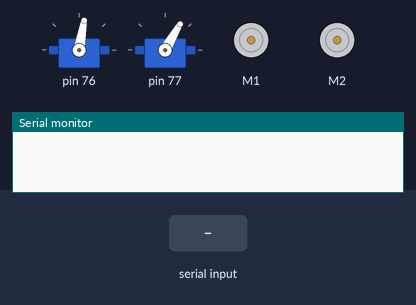
Bench run of a sketch on a simulated Arduino Uno, built with avr-gcc and run on an emulated ATmega328P. Shown: 2 × servo, 2 × DC motor (green arrow = forward, orange = backward, longer = faster), the last lines printed to the serial monitor. Inputs (shaded band) come from the test bench.

Above: at 1.2 s.
1.3 s: "1\n" received over Serial
At 2.1 s:
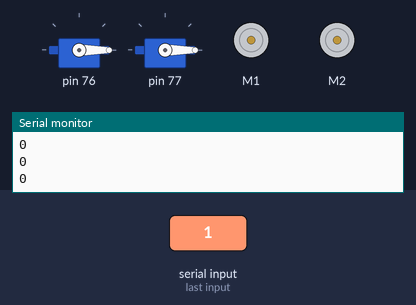
2.8 s: "90/45/200\n" received over Serial
At 3.2 s:
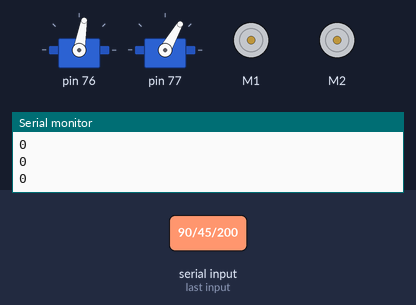
4.3 s: "1/90\n" received over Serial
At 5.5 s:
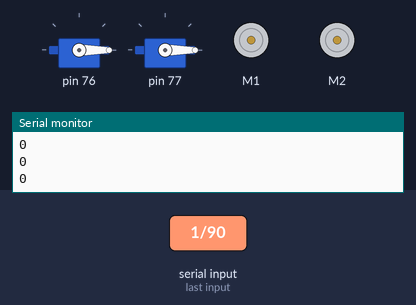
Timing chart, 0 to 7.3 s (numbered marks = the images above; inputs shaded):
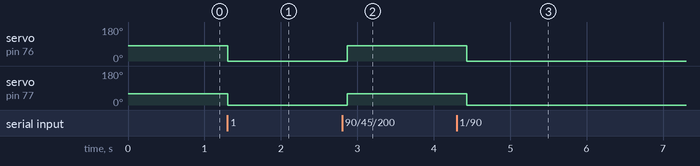

The sketch:

tank.ino
```cpp
#include <Makeblock.h>
#include <Arduino.h>
#include <SoftwareSerial.h>

#include <string.h>
#include <Servo.h>
#include <Wire.h>

#define BUF_SIZE     36
#define INIT_SERVO_0 80
#define INIT_SERVO_1 60
#define TIME_DELAY   130
// Order Array Definition
#define ORDER_ARRAY_SIZE 6
#define ORDER_MAIN       0
#define ORDER_FRAME_X    1
#define ORDER_FRAME_Y    2
#define ORDER_DIRECTION  3
#define ORDER_SERVO_0    4
#define ORDER_SERVO_1    5
// Direction
#define  STOP           0
#define  FRONT          1
#define  FRONT_RIGHT    2
#define  TURN_RIGHT     3
#define  BACK_RIGHT     4
#define  BACK           5
#define  BACK_LEFT      6
#define  TURN_LEFT      7
#define  FRONT_LEFT     8

// Device Object
Servo Servo_0, Servo_1;
char inChar = -1;
char inData[BUF_SIZE];

// req Recv Value Definition
int User_Order = -1;
int req_Frame_X = 0;
int req_Frame_Y = 0;
int req_Direction = 0;
int req_Servo_Value_0 = INIT_SERVO_0;
int req_Servo_Value_1 = INIT_SERVO_1;

MeDCMotor MotorL(M1);
MeDCMotor MotorR(M2);
MePort port(PORT_6);

int servo1pin =  port.pin1();
int servo2pin =  port.pin2();

int index = 0;
char *tmp_split_msg;


//Function Definition
void Recv_AND_Split_Serial_Msg();
void Control_Servo_Motor();
void DC_Motor_Contorl();

/*
 * Board Init Setting Function
 */
void setup() {

  Serial.begin(115200);
  Servo_0.attach(servo1pin);
  Servo_1.attach(servo2pin);

}

void loop() {
  Recv_AND_Split_Serial_Msg();
  Control_Servo_Motor();
  DC_Motor_Contorl();
  delay(TIME_DELAY);
}

void Recv_AND_Split_Serial_Msg() {
  while (Serial.available() > 0) {
    char received = Serial.read();
    inData[index++] = received;

    if (received == '\n') {
      //Serial.print(inData);
      tmp_split_msg = strtok(inData, "/");
      for(int i = 0; i < ORDER_ARRAY_SIZE; i++) {
        switch (i) {
          case ORDER_MAIN:
            User_Order = atoi(tmp_split_msg);
            Serial.println(User_Order);
            break;
          case ORDER_FRAME_X:
            req_Frame_X = atoi(tmp_split_msg);
            Serial.println(req_Frame_X);
            break;
          case ORDER_FRAME_Y:
            req_Frame_Y = atoi(tmp_split_msg);
            Serial.println(req_Frame_Y);
            break;
          case ORDER_DIRECTION:
            req_Direction = atoi(tmp_split_msg);
            Serial.println(req_Direction);
            break;
          case ORDER_SERVO_0:
            req_Servo_Value_0 = atoi(tmp_split_msg);
            Serial.println(req_Servo_Value_0);
            break;
          case ORDER_SERVO_1:
            req_Servo_Value_1 = atoi(tmp_split_msg);
            Serial.println(req_Servo_Value_1);
            break;
        }
        tmp_split_msg = strtok(NULL, "/");
      }
      index = 0;
    }
  }
}

void Control_Servo_Motor() {
  if (User_Order == 1) {
    Servo_0.write(req_Servo_Value_0);
    Servo_1.write(req_Servo_Value_1);
  } else {
    Servo_0.write(INIT_SERVO_0);
    Servo_1.write(INIT_SERVO_1);
  }
}

void Forward_Backward() {
  MotorL.run(req_Frame_Y);
  MotorR.run(-req_Frame_Y);
}
void TurnLeft_Right() {
  MotorL.run(-req_Frame_X);
  MotorR.run(-req_Frame_X);
}
void Right_Forward() {
  int calc_pwm = req_Frame_Y - req_Frame_X;
  MotorL.run(-req_Frame_Y);
  MotorR.run(calc_pwm);
}
void Right_Backward() {
  int calc_pwm = req_Frame_Y - req_Frame_X;
  MotorL.run(-calc_pwm);
  MotorR.run(req_Frame_Y);
}
void Left_Foreward() {
  int calc_pwm = req_Frame_Y - req_Frame_X;
  MotorL.run(-req_Frame_Y);
  MotorR.run(calc_pwm);
}
void Left_Backward() {
  int calc_pwm = req_Frame_Y - req_Frame_X;
  MotorL.run(-calc_pwm);
  MotorR.run(req_Frame_Y);
}
void Stop() {
  MotorL.run(0);
  MotorR.run(0);
}
void DC_Motor_Contorl() {
  switch (req_Direction) {
    case STOP:
      Stop();
      break;
    case FRONT:
    case BACK:
      Forward_Backward();
      break;
    case TURN_LEFT:
    case TURN_RIGHT:
      TurnLeft_Right();
      break;
    case FRONT_RIGHT:
      Right_Forward();
      break;
    case BACK_RIGHT:
      Right_Backward();
      break;
    case FRONT_LEFT:
      Left_Foreward();
      break;
    case BACK_LEFT:
      Left_Backward();
      break;
  }
}
```

Measured:
- after the input at 1.3 s, servo on pin 76: 80° → 0° at once; servo on pin 77: 60° → 0° at once
- after the input at 2.8 s, servo on pin 76: 0° → 80° after 0.07 s; servo on pin 77: 0° → 60° after 0.07 s
- after the input at 4.3 s, servo on pin 76: 80° → 0° after 0.13 s; servo on pin 77: 60° → 0° after 0.13 s
